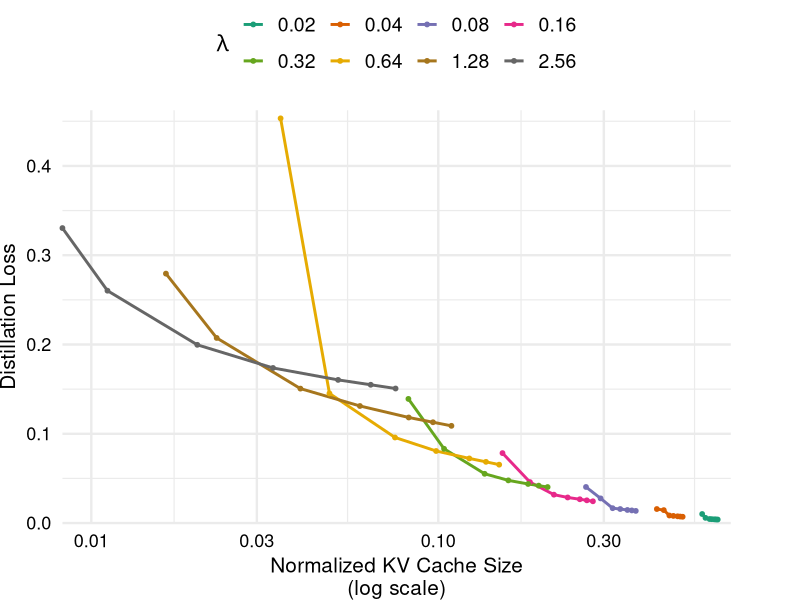

Generate this figure with R:
library(tidyverse)

data <- read_csv("data/threshold.csv") %>%
  arrange(lambda, threshold) %>%
  mutate(lambda = factor(lambda, levels = sort(unique(lambda))))

fig <- ggplot(data, aes(x = kv_size, y = distill_loss, colour = lambda)) +
  geom_line(linewidth = 1) +
  geom_point(size = 1.3) +
  scale_colour_brewer(palette = "Dark2") +
  scale_x_log10(
    breaks = scales::log_breaks(n = 6),
    expand = expansion(mult = c(0, 0.02))
  ) +
  scale_y_continuous(
    limits = c(0, NA),
    breaks = scales::pretty_breaks(n = 6),
    expand = expansion(mult = c(0, 0.02))
  ) +
  guides(colour = guide_legend(nrow = 2, byrow = TRUE)) +
  labs(
    x = "Normalized KV Cache Size\n(log scale)",
    y = "Distillation Loss",
    colour = expression(lambda)
  ) +
  coord_cartesian(clip = "off") +
  theme_minimal(base_size = 18) +
  theme(
    legend.position = "top",
    legend.title = element_text(size = 16),
    legend.text = element_text(size = 14),
    axis.text.x = element_text(size = 13, colour = "black"),
    axis.text.y = element_text(size = 13, colour = "black"),
    axis.title.x = element_text(size = 15),
    axis.title.y = element_text(size = 15),
    plot.margin = margin(r = 50)
  )

ggsave("threshold.pdf", fig, width = 3.7, height = 4.0, units = "in")
